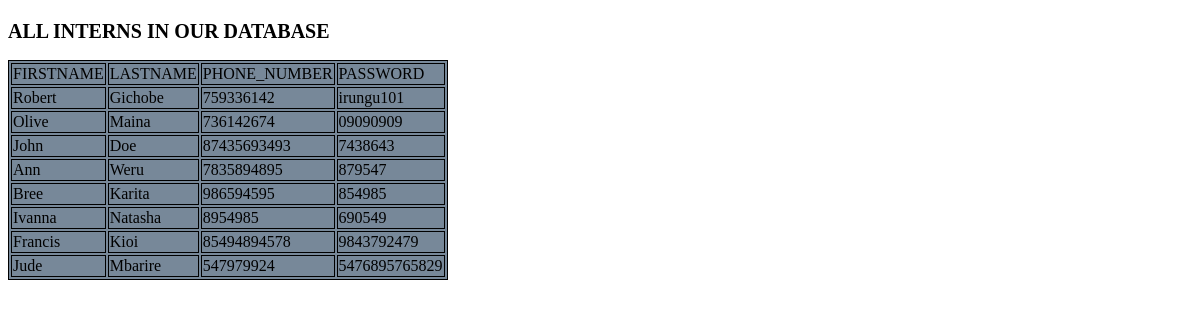
Screenshot of /Interns/show/ with the database file from the repository.
### Interns/models.py (models this page shows, shortened)
class Workers(models.Model):
    firstname = models.CharField(max_length=20)
    lastname = models.CharField(max_length=15)
    phone_number = models.IntegerField()
    password = models.CharField(max_length=15)

### Interns/views.py (the view)
# urls.py: path('show/', views.show, name='show'),
def show(request):
    context = {'show': Workers.objects.all()}
    return render(request, 'show.html', context)

### Interns/templates/show.html (shortened to what this page needs)
<!DOCTYPE html>
<html lang="en">
<head>
    {% load static %}
    <link rel="stylesheet" href="{% static 'css/style.css'%}">
</head>
<body>
<h2>ALL INTERNS IN OUR DATABASE</h2>
<table>
    <thead>
    <tr>
        <td>FIRSTNAME</td>
        <td>LASTNAME</td>
        <td>PHONE_NUMBER</td>
        <td>PASSWORD</td>
    </tr>
    </thead>
    <tbody>
    {% for application in show %}
    <tr>
        <td>{{application.firstname}}</td>
        <td>{{application.lastname}}</td>
        <td>{{application.phone_number}}</td>
        <td>{{application.password}}</td>
    </tr>
    {% endfor %}
    </tbody>
</table>
</body>
</html>

### static/css/style.css (style rules this page uses)
table, th, td { border: 1px solid; align-items: center; background-color: lightslategrey; }
h2 { font-size: 20px; margin-top: 20px; }

### rows the page displays
Workers: firstname "Robert", lastname "Gichobe", phone_number "759336142", password "irungu101"
Workers: firstname "Olive", lastname "Maina", phone_number "736142674", password "09090909"
Workers: firstname "John", lastname "Doe", phone_number "87435693493", password "7438643"
Workers: firstname "Ann", lastname "Weru", phone_number "7835894895", password "879547"
Workers: firstname "Bree", lastname "Karita", phone_number "986594595", password "854985"
Workers: firstname "Ivanna", lastname "Natasha", phone_number "8954985", password "690549"
Workers: firstname "Francis", lastname "Kioi", phone_number "85494894578", password "9843792479"
Workers: firstname "Jude", lastname "Mbarire", phone_number "547979924", password "5476895765829"
